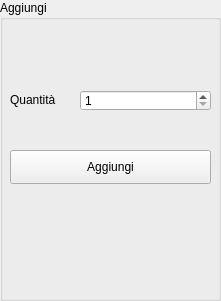
           <widget class="QGroupBox" name="groupBox_9">
            <property name="geometry">
             <rect>
              <x>460</x>
              <y>60</y>
              <width>221</width>
              <height>301</height>
             </rect>
            </property>
            <property name="title">
             <string>Aggiungi</string>
            </property>
            <widget class="QPushButton" name="pushButtonAggiungiBibite">
             <property name="geometry">
              <rect>
               <x>10</x>
               <y>150</y>
               <width>201</width>
               <height>34</height>
              </rect>
             </property>
             <property name="text">
              <string>Aggiungi</string>
             </property>
             <property name="icon">
              <iconset resource="immagini.qrc">
               <normaloff>:/Immagini/Immagini/nserisci.png</normaloff>:/Immagini/Immagini/nserisci.png</iconset>
             </property>
            </widget>
            <widget class="QLabel" name="label_5">
             <property name="geometry">
              <rect>
               <x>10</x>
               <y>90</y>
               <width>68</width>
               <height>19</height>
              </rect>
             </property>
             <property name="text">
              <string>Quantità</string>
             </property>
            </widget>
            <widget class="QSpinBox" name="spinBoxQuantitaBibite">
             <property name="geometry">
              <rect>
               <x>80</x>
               <y>90</y>
               <width>131</width>
               <height>21</height>
              </rect>
             </property>
             <property name="minimum">
              <number>1</number>
             </property>
            </widget>
           </widget>
